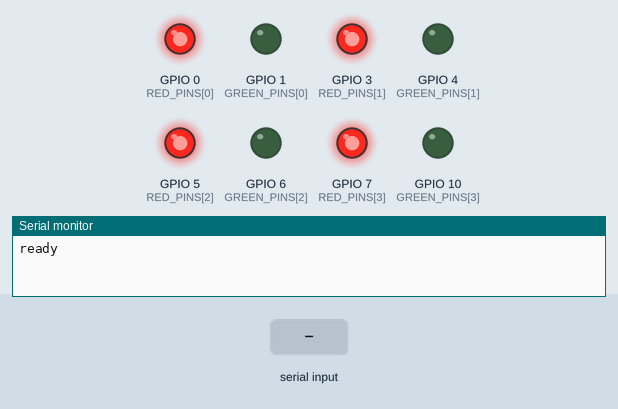
Simulated run of this sketch. Board: ESP32-C3. On the bench: output pins drawn as LEDs (lit = HIGH), the last lines printed to the serial monitor. The inputs (shaded band) are chosen by the test bench.

Above: at 3.1 s.
3.2 s: "0" received over Serial
At 3.5 s:
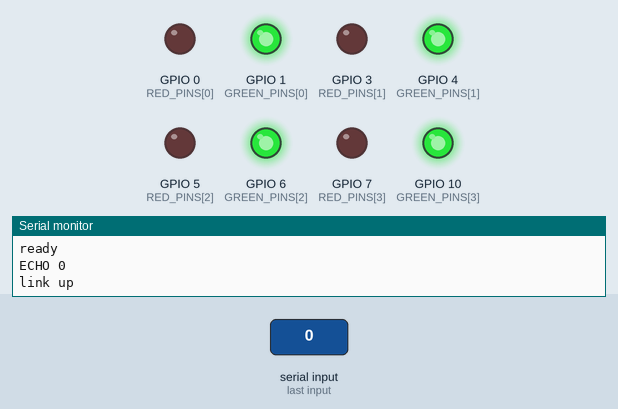
6.2 s: "1" received over Serial
At 7.0 s:
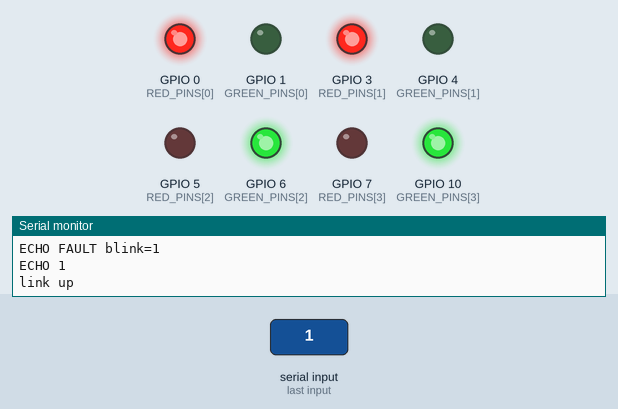
9.2 s: "2" received over Serial
At 10.5 s:
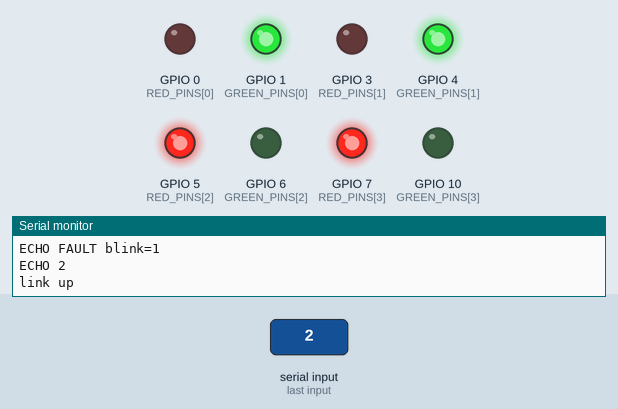
12.2 s: "T" received over Serial
At 13.4 s:
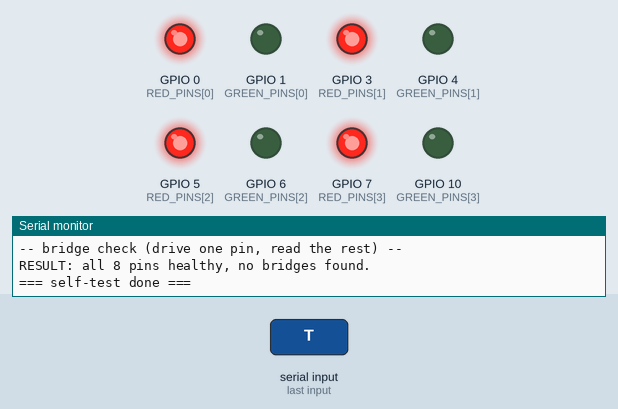
Timing chart, 0 to 14.8 s (numbered marks = the images above; inputs shaded):
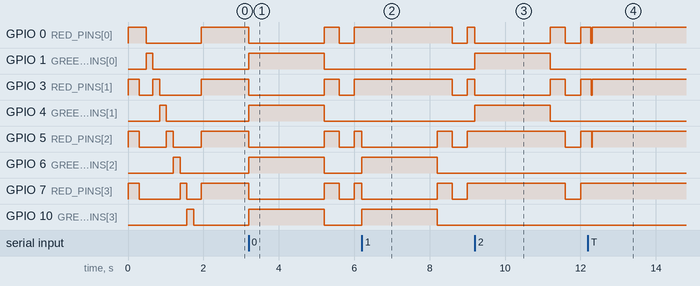

The sketch:

lane_leds_esp32.ino
```cpp
/*
 * lane_leds_esp32.ino
 * ESP32-C3 Super Mini firmware for the harbour two-lane obstruction signaller.
 *
 * 4 indicator positions, each with its own red + green LED (8 LEDs total).
 * Positions 1-2 belong to LANE A, positions 3-4 belong to LANE B.
 *
 * Serial protocol (single char, newline optional):
 *   '0'  both lanes GREEN
 *   '1'  lane A RED, lane B GREEN     (lane A blocked)
 *   '2'  lane A GREEN, lane B RED     (lane B blocked)
 *   '3'  both lanes RED               (both blocked / fault / idle)
 *
 * Diagnostics (see DIAGNOSTIC MODE below):
 *   'T'  run the pin self-test        (needs no LEDs and no multimeter)
 *   'A'-'H'  drive one pin HIGH alone (walk the LEDs once wired)
 *   'X'  all outputs off
 *   '?'  print the pin map
 *
 * Fail-safe: no valid command for TIMEOUT_MS -> everything RED, greens off.
 *
 * Echo: the dashboard used to only know what it had SENT, never what the
 * board actually DID with it -- a write() that succeeds proves the bytes
 * left the laptop, not that the LEDs changed. Every valid '0'-'3' now
 * prints "ECHO <n>" right after applying it, and every fault-blink toggle
 * prints "ECHO FAULT blink=<0|1>" -- so even while the link INTO the board
 * is silent (that's the whole fault condition), the board keeps talking
 * back, and a flaky cable that breaks receive but not transmit is visible
 * as "board reports FAULT" rather than a confirmation that never arrives.
 *
 * ---------------------------------------------------------------------------
 * BOARD SETTINGS
 *   Built with PlatformIO: see ../platformio.ini. The two build flags there
 *   (ARDUINO_USB_MODE=1, ARDUINO_USB_CDC_ON_BOOT=1) are what put Serial on
 *   the native USB. In the Arduino IDE the equivalent is board
 *   "ESP32C3 Dev Module" with "USB CDC On Boot: Enabled".
 *
 * ---------------------------------------------------------------------------
 * ESP32-C3 PIN NOTES -- the C3 is NOT the classic ESP32. It only has
 * GPIO 0-10 and 18-21.
 *
 *   Avoided here:  2, 8, 9    strapping pins (boot mode / bootlog)
 *                  18, 19     native USB D- / D+
 *                  20, 21     UART0 RX / TX
 *                  8          also the onboard LED on most Super Minis
 *
 *   GPIO 4,5,6,7 double as the JTAG pins (MTMS/MTDI/MTCK/MTDO). Harmless as
 *   plain outputs; only a problem if you later want hardware JTAG debugging.
 *
 *   Because 2, 8, 9, 20 and 21 are unused, they are the right pins to
 *   practise your first solder joints on -- a bad joint there breaks nothing.
 *
 * ---------------------------------------------------------------------------
 * WIRING: one resistor per LED, LED cathode (short leg / flat side) to GND.
 *   GPIO --[ R ]--|>|-- GND
 *
 * RESISTOR VALUE: at 3.3V an 820R gives only about (3.3 - 2.0) / 820 =
 * ~1.6 mA. That lights a modern high-brightness LED but looks dim. 150R-330R
 * (roughly 4-9 mA) suits 3.3V better. You need 8 resistors, one per LED.
 *
 * ---------------------------------------------------------------------------
 * DIAGNOSTIC MODE
 * 'T' runs a self-test that needs no external hardware at all. It uses the
 * C3's own internal pullups and pulldowns:
 *
 *   Stuck-pin check -- with an internal pullup a healthy floating pin reads
 *   HIGH; with an internal pulldown it reads LOW. A pin that will not follow
 *   is shorted to GND or to 3V3.
 *
 *   Bridge check -- drive one pin HIGH as an output while every other pin is
 *   an input with its pulldown on. Any other pin that reads HIGH is joined to
 *   the driven one by a solder bridge. This is the defect that actually
 *   happens when soldering 2.54mm headers, and it is invisible to the eye
 *   under the plastic.
 *
 * The watchdog is suspended while in diagnostic mode, or it would drag the
 * pins back to all-red mid-measurement. Diagnostic mode auto-exits to the
 * safe state after DIAG_TIMEOUT_MS, and any of '0'-'3' leaves it immediately.
 */

// Position:              1   2   3   4
const int RED_PINS[]   = { 0,  3,  5,  7};
const int GREEN_PINS[] = { 1,  4,  6, 10};

// Which lane each position belongs to (0 = lane A, 1 = lane B)
const int LANE_OF[]    = { 0,  0,  1,  1};

const int NUM_POS = 4;

// Every driven pin, in 'A'..'H' order, for the diagnostics.
const int ALL_PINS[]   = { 0,  1,  3,  4,  5,  6,  7, 10};
const char *PIN_LABEL[] = {"pos1 RED", "pos1 GRN", "pos2 RED", "pos2 GRN",
                           "pos3 RED", "pos3 GRN", "pos4 RED", "pos4 GRN"};
const int NUM_PINS = 8;

const unsigned long TIMEOUT_MS = 2000;
const unsigned long DIAG_TIMEOUT_MS = 120000;

// Set to 1 to make the fail-safe blink red instead of holding solid red, so a
// dead serial link is visually distinct from a commanded '3'. Greens stay off
// either way, so it is fail-safe in both modes.
#define FAULT_BLINK 1
const unsigned long BLINK_MS = 400;

unsigned long lastMsg   = 0;
bool inFault            = true;   // start faulted: laptop has not spoken yet
bool blinkPhase         = false;
unsigned long lastBlink = 0;

bool diagMode           = false;
unsigned long diagUntil = 0;

// ---------------------------------------------------------------------------
// Normal operation
// ---------------------------------------------------------------------------

// laneRed[0] = lane A shows red?   laneRed[1] = lane B shows red?
void setLanes(bool laneRedA, bool laneRedB) {
  bool laneRed[2] = {laneRedA, laneRedB};
  for (int i = 0; i < NUM_POS; i++) {
    bool isRed = laneRed[LANE_OF[i]];
    digitalWrite(RED_PINS[i],   isRed ? HIGH : LOW);
    digitalWrite(GREEN_PINS[i], isRed ? LOW  : HIGH);
  }
}

void allOff() {
  for (int i = 0; i < NUM_POS; i++) {
    digitalWrite(RED_PINS[i], LOW);
    digitalWrite(GREEN_PINS[i], LOW);
  }
}

// All reds on, all greens off -- the fail-safe state.
void allRed(bool redsOn) {
  for (int i = 0; i < NUM_POS; i++) {
    digitalWrite(RED_PINS[i], redsOn ? HIGH : LOW);
    digitalWrite(GREEN_PINS[i], LOW);
  }
}

void allOutputs() {
  for (int i = 0; i < NUM_PINS; i++) {
    pinMode(ALL_PINS[i], OUTPUT);
    digitalWrite(ALL_PINS[i], LOW);
  }
}

void enterDiag() {
  diagMode = true;
  diagUntil = millis() + DIAG_TIMEOUT_MS;
}

void leaveDiag() {
  if (!diagMode) return;
  diagMode = false;
  allOutputs();
  allRed(true);
  Serial.println("diag: exit -> safe state (all red)");
}

// ---------------------------------------------------------------------------
// Diagnostics
// ---------------------------------------------------------------------------
void printPinMap() {
  Serial.println("--- pin map ---");
  for (int i = 0; i < NUM_PINS; i++) {
    Serial.printf("  %c = GPIO %-2d  %s\n", 'A' + i, ALL_PINS[i], PIN_LABEL[i]);
  }
}

void drivePin(int idx) {
  enterDiag();
  allOutputs();
  digitalWrite(ALL_PINS[idx], HIGH);
  Serial.printf("diag: GPIO %d HIGH (%s), all others LOW\n",
                ALL_PINS[idx], PIN_LABEL[idx]);
}

void selfTest() {
  enterDiag();
  int problems = 0;

  Serial.println("=== pin self-test ===");
  Serial.println("-- stuck-pin check (internal pullup then pulldown) --");
  for (int i = 0; i < NUM_PINS; i++) {
    int p = ALL_PINS[i];
    pinMode(p, INPUT_PULLUP);
    delay(4);
    int hi = digitalRead(p);
    pinMode(p, INPUT_PULLDOWN);
    delay(4);
    int lo = digitalRead(p);

    if (hi == HIGH && lo == LOW) {
      Serial.printf("  GPIO %-2d %-9s OK\n", p, PIN_LABEL[i]);
    } else if (hi == LOW) {
      Serial.printf("  GPIO %-2d %-9s STUCK LOW  - shorted to GND?\n",
                    p, PIN_LABEL[i]);
      problems++;
    } else {
      Serial.printf("  GPIO %-2d %-9s STUCK HIGH - shorted to 3V3?\n",
                    p, PIN_LABEL[i]);
      problems++;
    }
  }

  Serial.println("-- bridge check (drive one pin, read the rest) --");
  for (int i = 0; i < NUM_PINS; i++) {
    for (int j = 0; j < NUM_PINS; j++) {
      if (j != i) pinMode(ALL_PINS[j], INPUT_PULLDOWN);
    }
    pinMode(ALL_PINS[i], OUTPUT);
    digitalWrite(ALL_PINS[i], HIGH);
    delay(6);

    for (int j = 0; j < NUM_PINS; j++) {
      if (j == i) continue;
      if (digitalRead(ALL_PINS[j]) == HIGH) {
        Serial.printf("  BRIDGE: GPIO %d (%s) <-> GPIO %d (%s)\n",
                      ALL_PINS[i], PIN_LABEL[i], ALL_PINS[j], PIN_LABEL[j]);
        problems++;
      }
    }
    digitalWrite(ALL_PINS[i], LOW);
    pinMode(ALL_PINS[i], INPUT_PULLDOWN);
  }

  if (problems == 0) {
    Serial.println("RESULT: all 8 pins healthy, no bridges found.");
  } else {
    Serial.printf("RESULT: %d problem(s) found -- see above.\n", problems);
  }
  Serial.println("=== self-test done ===");

  allOutputs();
  allRed(true);
}

// ---------------------------------------------------------------------------
void setup() {
  allOutputs();
  allRed(true);                  // safe state from the very first instruction

  Serial.begin(115200);
  delay(300);

  // Startup sweep: walks each position red then green so you can immediately
  // spot a dead LED, a backwards LED, or a swapped pair.
  for (int i = 0; i < NUM_POS; i++) {
    allOff();
    digitalWrite(RED_PINS[i], HIGH);
    delay(180);
    digitalWrite(RED_PINS[i], LOW);
    digitalWrite(GREEN_PINS[i], HIGH);
    delay(180);
  }
  allOff();
  delay(200);

  allRed(true);                  // hold safe until the laptop actually talks
  inFault = true;
  lastMsg = millis();
  lastBlink = millis();
  Serial.println("ready");
}

void loop() {
  // ---- drain the input buffer; only recognised chars feed the watchdog ----
  while (Serial.available()) {
    char c = Serial.read();
    bool valid = true;

    if (c >= 'a' && c <= 'z') c -= 32;      // accept lower case

    switch (c) {
      case '0': leaveDiag(); setLanes(false, false); Serial.println("ECHO 0"); break;
      case '1': leaveDiag(); setLanes(true,  false); Serial.println("ECHO 1"); break;
      case '2': leaveDiag(); setLanes(false, true ); Serial.println("ECHO 2"); break;
      case '3': leaveDiag(); setLanes(true,  true ); Serial.println("ECHO 3"); break;
      case 'T': selfTest();          valid = false; break;
      case 'X': enterDiag(); allOutputs();
                Serial.println("diag: all outputs off"); valid = false; break;
      case '?': printPinMap();       valid = false; break;
      default:
        if (c >= 'A' && c < 'A' + NUM_PINS) {
          drivePin(c - 'A');
        }
        valid = false;                      // ignore \n, \r, noise
        break;
    }
    if (valid) {
      lastMsg = millis();
      if (inFault) {
        inFault = false;
        Serial.println("link up");
      }
    }
  }

  // ---- diagnostic mode suspends the watchdog, but not forever ----
  if (diagMode) {
    if ((long)(millis() - diagUntil) >= 0) {
      Serial.println("diag: timed out");
      leaveDiag();
      lastMsg = millis();
    }
    return;
  }

  // ---- watchdog: unsigned subtraction, so millis() rollover is safe ----
  if (millis() - lastMsg > TIMEOUT_MS) {
    if (!inFault) {
      inFault = true;
      Serial.println("FAULT serial silent -> all red");
      allRed(true);
      blinkPhase = true;
      lastBlink = millis();
    }
#if FAULT_BLINK
    if (millis() - lastBlink >= BLINK_MS) {
      lastBlink = millis();
      blinkPhase = !blinkPhase;
      allRed(blinkPhase);
      Serial.printf("ECHO FAULT blink=%d\n", blinkPhase ? 1 : 0);
    }
#endif
  }
}
```

Measured:
- after the input at 3.2 s, GPIO 1 (GREEN_PINS[0]), GPIO 4 (GREEN_PINS[1]), GPIO 6 (GREEN_PINS[2]), GPIO 10 (GREEN_PINS[3]): LOW → HIGH at once, → LOW 2.0 s later
- after the input at 6.2 s, GPIO 6 (GREEN_PINS[2]), GPIO 10 (GREEN_PINS[3]): LOW → HIGH at once, → LOW 2.0 s later
- after the input at 9.2 s, GPIO 1 (GREEN_PINS[0]), GPIO 4 (GREEN_PINS[1]): LOW → HIGH at once, → LOW 2.0 s later
- after the input at 12.2 s, GPIO 7 (RED_PINS[3]): stops changing and stays HIGH
